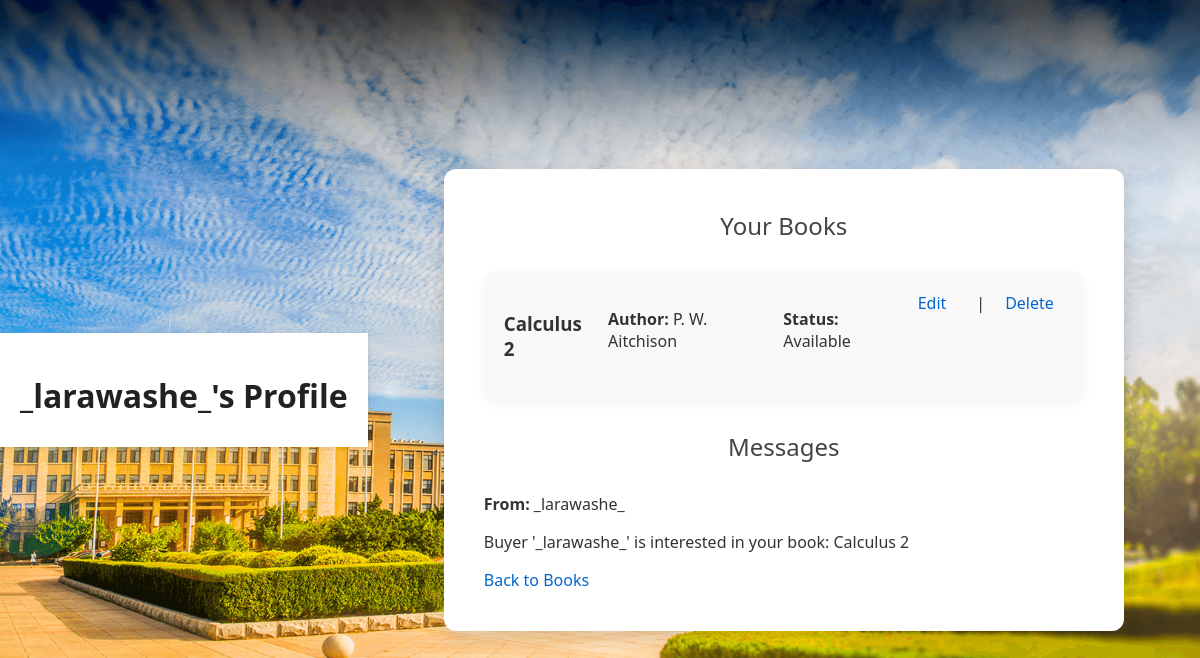
The app's page /profile (signed in), older data.
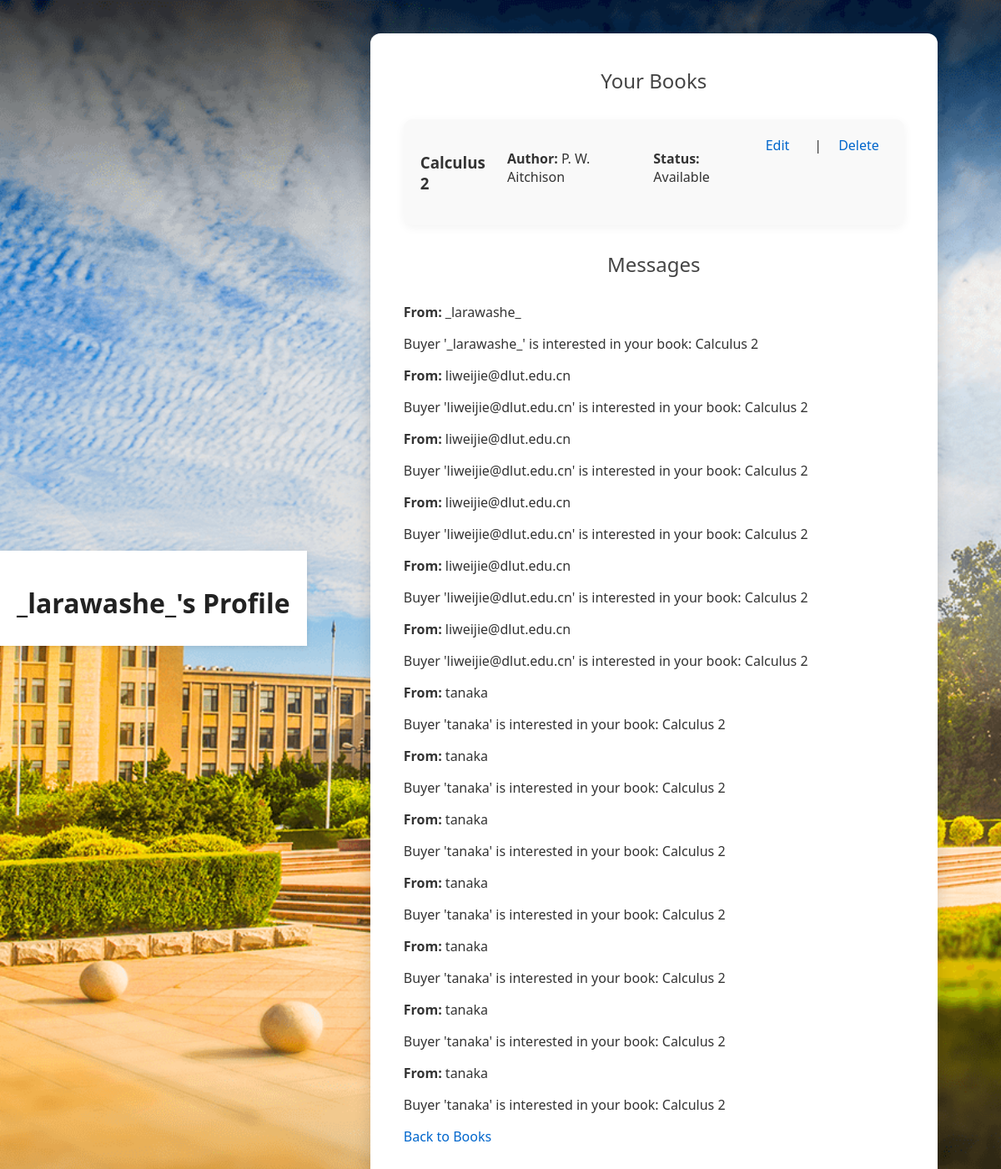
The same page, newer data.
### app.py (models this page shows)
class User(db.Model):
    id = db.Column(db.Integer, primary_key=True)
    username = db.Column(db.String(80), unique=True, nullable=False)
    password = db.Column(db.String(120), nullable=False)
    books = db.relationship('Book', backref='owner', lazy=True)
    sent_messages = db.relationship('Message', foreign_keys='Message.sender_id', backref='sender_rel', lazy=True)
    received_messages = db.relationship('Message', foreign_keys='Message.receiver_id', backref='receiver_rel', lazy=True)

class Book(db.Model):
    id = db.Column(db.Integer, primary_key=True)
    title = db.Column(db.String(200), nullable=False)
    author = db.Column(db.String(150))
    edition = db.Column(db.String(100))
    condition = db.Column(db.Integer)
    price = db.Column(db.String(50))
    description = db.Column(db.Text, nullable=True)
    campus = db.Column(db.String(100))
    contact = db.Column(db.String(100))
    email = db.Column(db.String(120), nullable=True)
    isbn = db.Column(db.String(13), unique=True, nullable=False)
    language = db.Column(db.String(50))
    listing_type = db.Column(db.String(10))
    sold = db.Column(db.Boolean, default=False)
    posted_by = db.Column(db.String(80), db.ForeignKey('user.username'))
    image_filename = db.Column(db.String(255))
    payment_qr = db.Column(db.String(255), nullable=True)

class Message(db.Model):
    id = db.Column(db.Integer, primary_key=True)
    content = db.Column(db.Text, nullable=False)
    sender_id = db.Column(db.Integer, db.ForeignKey('user.id'), nullable=False)
    receiver_id = db.Column(db.Integer, db.ForeignKey('user.id'), nullable=False)

### app.py (the view)
@app.route('/profile')
def profile():
    if 'username' not in session:
        return redirect(url_for('login'))
    user = User.query.filter_by(username=session['username']).first()
    my_books = Book.query.filter_by(posted_by=session['username']).all()
    messages = Message.query.filter_by(receiver_id=user.id).all()
    return render_template('profile.html', user=user, books=my_books, messages=messages,
                           lang=request.args.get('lang', 'English'))

### templates/profile.html (shortened to what this page needs)
<!DOCTYPE html>
<html lang="en">
<head>
    <link rel="stylesheet" href="{{ url_for('static', filename='css/styles.css') }}">
</head>
<body>
<div class="header">
    <h1>{{ user.username }}'s Profile</h1>
</div>
<div class="container">
    <h2>Your Books</h2>
    {% if books %}
        {% for book in books %}
            <div class="book-card">
                <h3>{{ book.title }}</h3>
                <p><strong>Author:</strong> {{ book.author }}</p>
                <p><strong>Status:</strong> {{ 'Sold' if book.sold else 'Available' }}</p>
                <a href="{{ url_for('edit_book', book_id=book.id) }}">Edit</a> |
                <a href="{{ url_for('delete_book', book_id=book.id) }}">Delete</a>
            </div>
        {% endfor %}
    {% else %}
        <p>No books posted yet.</p>
    {% endif %}
    <h2>Messages</h2>
    {% if messages %}
        {% for msg in messages %}
            <div class="message">
                <p><strong>From:</strong> {{ msg.sender_rel.username }}</p>
                <p>{{ msg.content }}</p>
            </div>
        {% endfor %}
    {% else %}
        <p>No messages yet.</p>
    {% endif %}
    <a href="{{ url_for('available_books') }}">Back to Books</a>
</div>
</body>
</html>

### static/css/styles.css (style rules this page uses)
body { font-family: 'Segoe UI', Tahoma, Geneva, Verdana, sans-serif; margin: 0; padding: 0; background: linear-gradient(120deg, #445, #223); color: #333; min-height: 100vh; display: flex; justify-content: center; align-items: center; }
.container { max-width: 600px; width: 90%; margin: 40px auto; padding: 40px; background-color: #fff; border-radius: 12px; box-shadow: 0 6px 20px rgba(0,0,0,0.15); }
.header { text-align: center; background-color: #fff; padding: 20px; box-shadow: 0 2px 6px rgba(0,0,0,0.1); margin-bottom: 20px; }
h1 { color: #222; text-align: center; margin-bottom: 10px; font-weight: 600; font-size: 2rem; }
h2 { color: #444; text-align: center; margin-top: 0; margin-bottom: 30px; font-weight: 400; }
.book-card { display: flex; gap: 20px; padding: 20px; margin-bottom: 30px; background-color: #f9f9f9; border-radius: 10px; box-shadow: 0 3px 12px rgba(0,0,0,0.05); }
a { color: #0066cc; text-decoration: none; margin-right: 10px; }
body { background-image: url('/static/images/dut-background.jpg'); background-size: cover; background-position: center; background-repeat: no-repeat; }

Row changes from the older to the newer data that the page shows:
added Message: sender_rel.username "liweijie@dlut.edu.cn", content "Buyer 'liweijie@dlut.edu.cn' is interested in your book: Calculus 2"
added Message: sender_rel.username "liweijie@dlut.edu.cn", content "Buyer 'liweijie@dlut.edu.cn' is interested in your book: Calculus 2"
added Message: sender_rel.username "liweijie@dlut.edu.cn", content "Buyer 'liweijie@dlut.edu.cn' is interested in your book: Calculus 2"
added Message: sender_rel.username "liweijie@dlut.edu.cn", content "Buyer 'liweijie@dlut.edu.cn' is interested in your book: Calculus 2"
added Message: sender_rel.username "liweijie@dlut.edu.cn", content "Buyer 'liweijie@dlut.edu.cn' is interested in your book: Calculus 2"
added Message: sender_rel.username "tanaka", content "Buyer 'tanaka' is interested in your book: Calculus 2"
added Message: sender_rel.username "tanaka", content "Buyer 'tanaka' is interested in your book: Calculus 2"
added Message: sender_rel.username "tanaka", content "Buyer 'tanaka' is interested in your book: Calculus 2"
added Message: sender_rel.username "tanaka", content "Buyer 'tanaka' is interested in your book: Calculus 2"
added Message: sender_rel.username "tanaka", content "Buyer 'tanaka' is interested in your book: Calculus 2"
added Message: sender_rel.username "tanaka", content "Buyer 'tanaka' is interested in your book: Calculus 2"
added Message: sender_rel.username "tanaka", content "Buyer 'tanaka' is interested in your book: Calculus 2"
